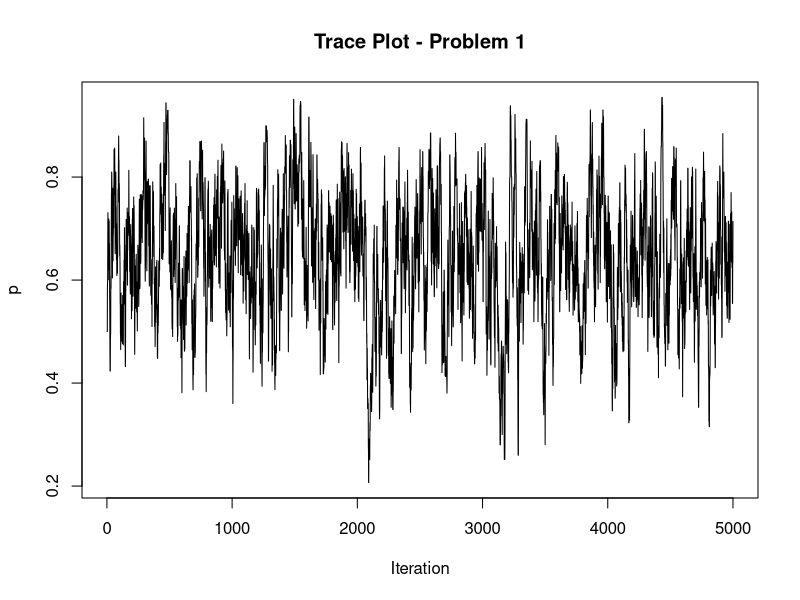
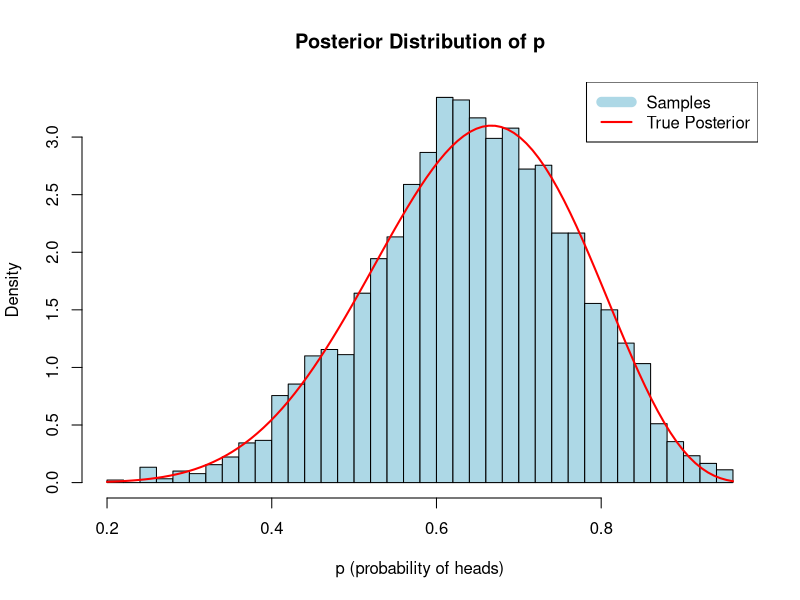
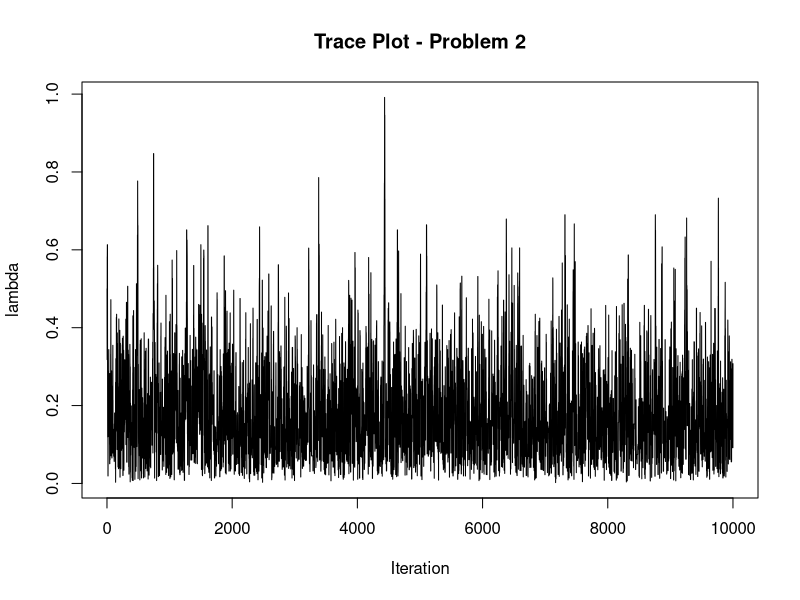
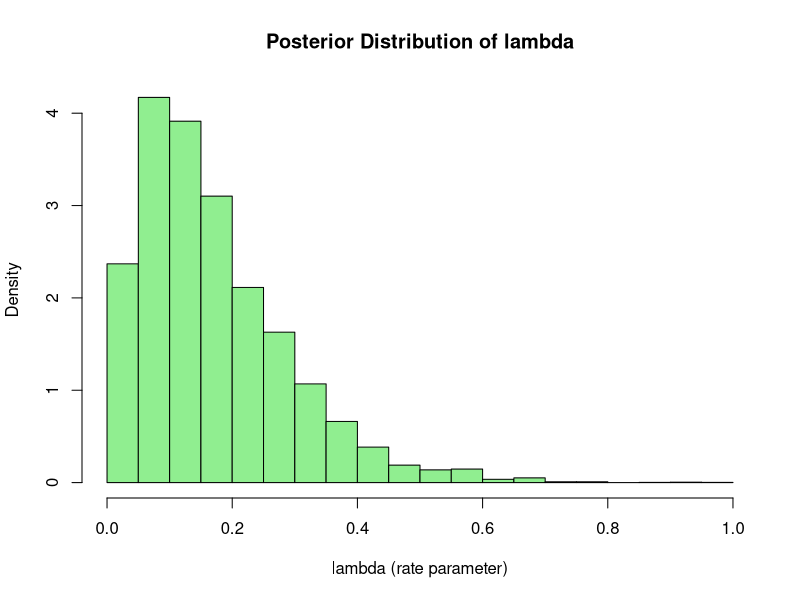
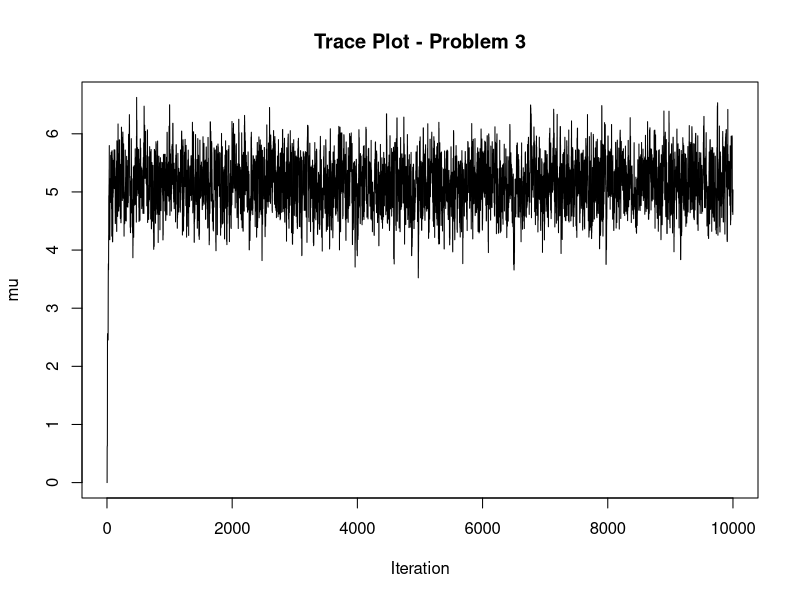
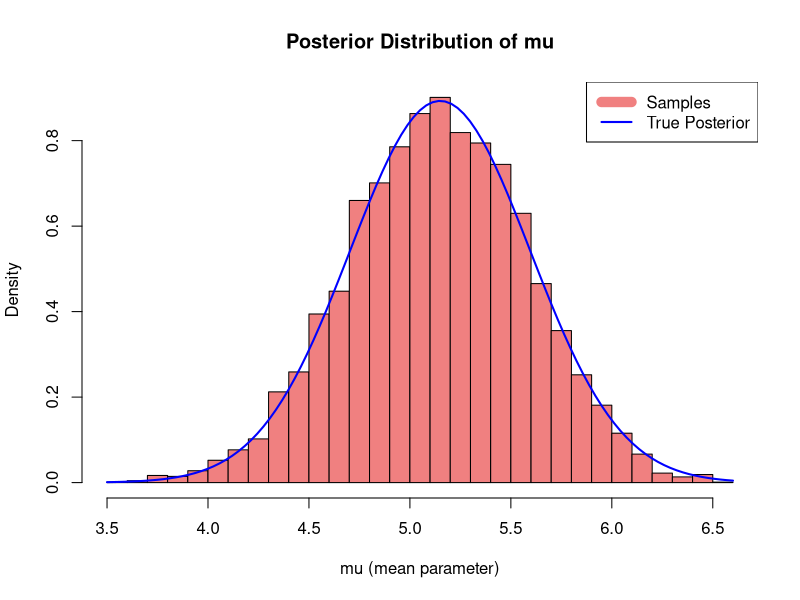

Reproduce these figures in R, in order.
## ---- chunk 1
knitr::opts_chunk$set(
  echo = TRUE,
  message = FALSE,
  warning = FALSE
)
set.seed(808)
## ---- chunk 2
metropolis <- function(n, start, dtarget, rproposal) {
  chain <- numeric(n)
  chain[1] <- start
  accepted <- 0
  
  for (idx in 2:n) {
    current <- chain[idx - 1]
    propose <- rproposal(1, current)
    
    #calculate acceptance ratio
    ratio <- dtarget(propose) / dtarget(current)
    
    #accept or reject
    u <- runif(1)
    if (u <= ratio) {
      chain[idx] <- propose
      accepted <- accepted + 1
    } else {
      chain[idx] <- current
    }
  }
  
  #print acceptance rate for diagnostics
  cat("Acceptance rate:", accepted / (n - 1), "\n")
  
  return(chain)
}
## ---- chunk 3
#improved Metropolis sampler using log densities which is better for problems
#with many points
metropolis_log <- function(n, start, log_dtarget, rproposal) {
  chain <- numeric(n)
  chain[1] <- start
  accepted <- 0
  
  for (idx in 2:n) {
    current <- chain[idx - 1]
    propose <- rproposal(1, current)
    
    #calculate log acceptance ratio
    log_ratio <- log_dtarget(propose) - log_dtarget(current)
    
    #accept or reject using exponential trick
    e <- rexp(1)
    if (e > -log_ratio) {
      chain[idx] <- propose
      accepted <- accepted + 1
    } else {
      chain[idx] <- current
    }
  }
  
  cat("Acceptance rate:", accepted / (n - 1), "\n")
  
  return(chain)
}
## ---- chunk 4
#data: 8 heads, 4 tails
n_heads <- 8
n_tails <- 4

#prior: uniform on (0, 1)
prior <- function(p) 1

#likelihood: binomial/bernoulli
#proportional to p^heads * (1-p)^tails
likelihood <- function(p) {
  ifelse(p > 0 & p < 1, p^n_heads * (1 - p)^n_tails, 0)
}

#posterior (unnormalized): likelihood * prior
posterior <- function(p) likelihood(p) * prior(p)
## ---- chunk 5
#proposal: random walk with uniform perturbation
#keep proposals within [0, 1] bounds
rproposal_coin <- function(n, current) {
  prop <- current + runif(n, -0.1, 0.1)
  pmin(pmax(prop, 0), 1)  #clamp to [0, 1]
}

#run the sampler
set.seed(123)  #for reproducibility
chain1 <- metropolis(5000, start = 0.5, dtarget = posterior,
 rproposal = rproposal_coin)
## ---- chunk 6
#trace plot to visualize chain movement
plot(chain1, type = "l", main = "Trace Plot - Problem 1",
     xlab = "Iteration", ylab = "p")
## ---- chunk 7
#discard burn-in (first 500 samples)
burn_in <- 500
chain1_burned <- chain1[-(1:burn_in)]

#histogram of posterior samples
hist(chain1_burned, freq = FALSE, breaks = 30,
     main = "Posterior Distribution of p",
     xlab = "p (probability of heads)", col = "lightblue")

#overlay true posterior (beta distribution)
#for uniform prior, posterior is beta(heads + 1, tails + 1)
curve(dbeta(x, n_heads + 1, n_tails + 1), add = TRUE, 
      col = "red", lwd = 2)
legend("topright", legend = c("Samples", "True Posterior"),
       col = c("lightblue", "red"), lwd = c(10, 2))
## ---- chunk 8
#calculate posterior statistics
cat("\nPosterior mean of p:", mean(chain1_burned), "\n")
cat("Posterior standard deviation of p:", sd(chain1_burned), "\n")
## ---- chunk 9
#data: waiting times in minutes
data2 <- c(2.1, 0.9, 1.7, 3.2, 2.8)
sum_data2 <- sum(data2)
n_obs <- length(data2)

#likelihood: product of exponential densities
#proportional to exp(-lambda * sum(x_i))
likelihood2 <- function(lambda) {
  ifelse(lambda > 0, exp(-lambda * sum_data2), 0)
}

#prior: gamma(2, 1), proportional to lambda * exp(-lambda)
prior2 <- function(lambda) {
  ifelse(lambda > 0, lambda * exp(-lambda), 0)
}

#posterior (unnormalized)
posterior2 <- function(lambda) likelihood2(lambda) * prior2(lambda)
## ---- chunk 10
#proposal: random walk
rproposal_lambda <- function(n, current) {
  prop <- current + runif(n, -0.3, 0.3)
  pmax(prop, 0)  #keep lambda positive
}

#run the sampler
set.seed(123)
chain2 <- metropolis(10000, start = 0.5, dtarget = posterior2,
                     rproposal = rproposal_lambda)
## ---- chunk 11
#trace plot
plot(chain2, type = "l", main = "Trace Plot - Problem 2",
     xlab = "Iteration", ylab = "lambda")
## ---- chunk 12
#discard burn-in
burn_in <- 1000
chain2_burned <- chain2[-(1:burn_in)]

#histogram
hist(chain2_burned, freq = FALSE, breaks = 30,
     main = "Posterior Distribution of lambda",
     xlab = "lambda (rate parameter)", col = "lightgreen")
## ---- chunk 13
#calculate statistics
cat("\nPosterior mean of lambda:", mean(chain2_burned), "\n")

#middle 90% credible interval
quantiles <- quantile(chain2_burned, c(0.05, 0.95))
cat("5th percentile:", quantiles[1], "\n")
cat("95th percentile:", quantiles[2], "\n")
## ---- chunk 14
#data
data3 <- c(5.2, 4.8, 5.5, 5.0, 5.3)
sigma <- 1  #known standard deviation

#using log-densities for numerical stability

#log-likelihood: sum of log normal densities
log_likelihood3 <- function(mu) {
  -sum((data3 - mu)^2) / (2 * sigma^2)
}

#log-prior: n(0, 10)
#proportional to -mu^2/(2 * 10^2)
log_prior3 <- function(mu) {
  -mu^2 / (2 * 10^2)
}

#log-posterior
log_posterior3 <- function(mu) {
  log_likelihood3(mu) + log_prior3(mu)
}
## ---- chunk 15
#proposal: random walk with normal perturbation
rproposal_mu <- function(n, current) {
  current + rnorm(n, 0, 0.5)
}

#run the sampler using log version
set.seed(123)
chain3 <- metropolis_log(10000, start = 0, log_dtarget = log_posterior3,
                         rproposal = rproposal_mu)
## ---- chunk 16
#trace plot
plot(chain3, type = "l", main = "Trace Plot - Problem 3",
     xlab = "Iteration", ylab = "mu")
## ---- chunk 17
#discard burn-in
burn_in <- 1000
chain3_burned <- chain3[-(1:burn_in)]

#calculate true posterior parameters
#for normal likelihood with known variance and normal prior:
#posterior is normal with updated mean and variance
prior_mean <- 0
prior_var <- 10^2
data_mean <- mean(data3)

posterior_precision <- 1/prior_var + length(data3)/sigma^2
posterior_mean <- (prior_mean/prior_var + sum(data3)/sigma^2) / posterior_precision
posterior_sd <- sqrt(1/posterior_precision)

#histogram
hist(chain3_burned, freq = FALSE, breaks = 30,
     main = "Posterior Distribution of mu",
     xlab = "mu (mean parameter)", col = "lightcoral")

#overlay true posterior
curve(dnorm(x, posterior_mean, posterior_sd), add = TRUE,
      col = "blue", lwd = 2)
legend("topright", legend = c("Samples", "True Posterior"),
       col = c("lightcoral", "blue"), lwd = c(10, 2))
## ---- chunk 18
#calculate statistics
cat("\nPosterior mean of mu:", mean(chain3_burned), "\n")
cat("True posterior mean:", posterior_mean, "\n")
## ---- chunk 19
#final summary of all problems
cat("\n=== FINAL SUMMARY ===\n")
cat("\nProblem 1 (Coin Bias):\n")
cat("  Posterior mean of p:", mean(chain1_burned), "\n")
cat("  Posterior SD of p:", sd(chain1_burned), "\n")

cat("\nProblem 2 (Exponential Rate):\n")
cat("  Posterior mean of lambda:", mean(chain2_burned), "\n")
cat("  90% Credible Interval:", quantiles[1], "to", quantiles[2], "\n")

cat("\nProblem 3 (Normal Mean):\n")
cat("  Posterior mean of mu:", mean(chain3_burned), "\n")
